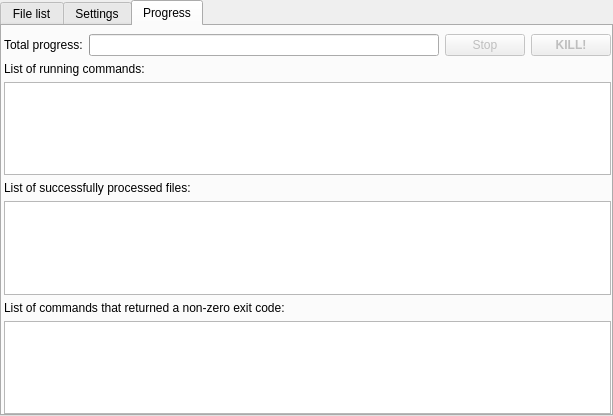
<?xml version="1.0" encoding="UTF-8"?>
<ui version="4.0">
 <class>MainWindow</class>
 <widget class="QMainWindow" name="MainWindow">
  <property name="geometry">
   <rect>
    <x>0</x>
    <y>0</y>
    <width>613</width>
    <height>416</height>
   </rect>
  </property>
  <property name="windowTitle">
   <string>QtJobs</string>
  </property>
  <property name="styleSheet">
   <string notr="true">QGroupBox { font-weight: bold; }</string>
  </property>
  <widget class="QWidget" name="centralWidget">
   <layout class="QVBoxLayout" name="verticalLayout_7">
    <property name="margin">
     <number>0</number>
    </property>
    <item>
     <widget class="QTabWidget" name="tabWidget">
      <property name="currentIndex">
       <number>2</number>
      </property>
      <widget class="QWidget" name="tab">
       <attribute name="title">
        <string>File list</string>
       </attribute>
       <layout class="QVBoxLayout" name="verticalLayout">
        <property name="leftMargin">
         <number>1</number>
        </property>
        <property name="topMargin">
         <number>4</number>
        </property>
        <property name="rightMargin">
         <number>0</number>
        </property>
        <property name="bottomMargin">
         <number>0</number>
        </property>
        <item>
         <layout class="QHBoxLayout" name="horizontalLayout">
          <item>
           <spacer name="horizontalSpacer_2">
            <property name="orientation">
             <enum>Qt::Horizontal</enum>
            </property>
            <property name="sizeType">
             <enum>QSizePolicy::Fixed</enum>
            </property>
            <property name="sizeHint" stdset="0">
             <size>
              <width>6</width>
              <height>20</height>
             </size>
            </property>
           </spacer>
          </item>
          <item>
           <widget class="QLabel" name="label_10">
            <property name="font">
             <font>
              <italic>true</italic>
             </font>
            </property>
            <property name="text">
             <string>Please add files to be processed by the command that you specify on the next tab.</string>
            </property>
           </widget>
          </item>
         </layout>
        </item>
        <item>
         <widget class="QListWidget" name="fileList">
          <property name="selectionMode">
           <enum>QAbstractItemView::ExtendedSelection</enum>
          </property>
         </widget>
        </item>
        <item>
         <layout class="QHBoxLayout" name="horizontalLayout_4">
          <item>
           <widget class="QPushButton" name="pushButton">
            <property name="text">
             <string>Add files</string>
            </property>
           </widget>
          </item>
          <item>
           <widget class="QPushButton" name="pushButton_2">
            <property name="text">
             <string>Remove selected</string>
            </property>
           </widget>
          </item>
          <item>
           <widget class="QPushButton" name="pushButton_3">
            <property name="text">
             <string>Remove all</string>
            </property>
           </widget>
          </item>
         </layout>
        </item>
       </layout>
      </widget>
      <widget class="QWidget" name="tab_2">
       <attribute name="title">
        <string>Settings</string>
       </attribute>
       <layout class="QVBoxLayout" name="verticalLayout_4">
        <property name="margin">
         <number>0</number>
        </property>
        <item>
         <widget class="QGroupBox" name="groupBox_5">
          <property name="title">
           <string>Profile settings</string>
          </property>
          <layout class="QVBoxLayout" name="verticalLayout_3">
           <item>
            <layout class="QGridLayout" name="gridLayout_2">
             <item row="0" column="0">
              <widget class="QLabel" name="label_3">
               <property name="text">
                <string>Profile:</string>
               </property>
               <property name="alignment">
                <set>Qt::AlignRight|Qt::AlignTrailing|Qt::AlignVCenter</set>
               </property>
              </widget>
             </item>
             <item row="0" column="1">
              <widget class="QComboBox" name="comboProfile">
               <property name="sizePolicy">
                <sizepolicy hsizetype="Expanding" vsizetype="Fixed">
                 <horstretch>0</horstretch>
                 <verstretch>0</verstretch>
                </sizepolicy>
               </property>
              </widget>
             </item>
             <item row="0" column="2">
              <widget class="QPushButton" name="pushButton_6">
               <property name="text">
                <string>Load</string>
               </property>
              </widget>
             </item>
             <item row="0" column="3">
              <widget class="QPushButton" name="pushButton_8">
               <property name="text">
                <string>Remove</string>
               </property>
              </widget>
             </item>
             <item row="1" column="0">
              <widget class="QLabel" name="label_4">
               <property name="text">
                <string>Save as:</string>
               </property>
               <property name="alignment">
                <set>Qt::AlignRight|Qt::AlignTrailing|Qt::AlignVCenter</set>
               </property>
              </widget>
             </item>
             <item row="1" column="1">
              <widget class="QLineEdit" name="profileEdit">
               <property name="toolTip">
                <string>If you leave this field empty, the selected profile will be overwritten.</string>
               </property>
              </widget>
             </item>
             <item row="1" column="2">
              <widget class="QPushButton" name="pushButton_7">
               <property name="text">
                <string>Save</string>
               </property>
              </widget>
             </item>
            </layout>
           </item>
          </layout>
         </widget>
        </item>
        <item>
         <widget class="QGroupBox" name="groupBox_3">
          <property name="title">
           <string>Output file name settings</string>
          </property>
          <layout class="QVBoxLayout" name="verticalLayout_5">
           <property name="margin">
            <number>2</number>
           </property>
           <item>
            <layout class="QGridLayout" name="gridLayout">
             <item row="0" column="1" colspan="2">
              <widget class="QLineEdit" name="extEdit">
               <property name="enabled">
                <bool>false</bool>
               </property>
               <property name="toolTip">
                <string>Enter the extension without the &quot;.&quot; prefix</string>
               </property>
              </widget>
             </item>
             <item row="1" column="0" colspan="3">
              <widget class="QRadioButton" name="radioSame">
               <property name="text">
                <string>Save each file to the original file's directory</string>
               </property>
               <attribute name="buttonGroup">
                <string>buttonGroup</string>
               </attribute>
              </widget>
             </item>
             <item row="0" column="0">
              <widget class="QCheckBox" name="extCb">
               <property name="text">
                <string>Change the file extension to:</string>
               </property>
              </widget>
             </item>
             <item row="2" column="0">
              <widget class="QRadioButton" name="radioOther">
               <property name="text">
                <string>Save all files to the following directory:</string>
               </property>
               <property name="checked">
                <bool>true</bool>
               </property>
               <attribute name="buttonGroup">
                <string>buttonGroup</string>
               </attribute>
              </widget>
             </item>
             <item row="2" column="1">
              <widget class="QLineEdit" name="outDirEdit"/>
             </item>
             <item row="2" column="2">
              <widget class="QPushButton" name="dirBtn">
               <property name="text">
                <string>...</string>
               </property>
              </widget>
             </item>
            </layout>
           </item>
          </layout>
         </widget>
        </item>
        <item>
         <widget class="QGroupBox" name="groupBox_2">
          <property name="title">
           <string>Command settings</string>
          </property>
          <layout class="QVBoxLayout" name="verticalLayout_9">
           <property name="margin">
            <number>2</number>
           </property>
           <item>
            <layout class="QHBoxLayout" name="horizontalLayout_3">
             <item>
              <widget class="QLabel" name="label">
               <property name="text">
                <string>Command:</string>
               </property>
              </widget>
             </item>
             <item>
              <widget class="QLineEdit" name="commandEdit"/>
             </item>
            </layout>
           </item>
           <item>
            <widget class="QLabel" name="label_2">
             <property name="text">
              <string>&lt;!DOCTYPE HTML PUBLIC &quot;-//W3C//DTD HTML 4.0//EN&quot; &quot;http://www.w3.org/TR/REC-html40/strict.dtd&quot;&gt;
&lt;html&gt;&lt;head&gt;&lt;meta name=&quot;qrichtext&quot; content=&quot;1&quot; /&gt;&lt;style type=&quot;text/css&quot;&gt;
p, li { white-space: pre-wrap; }
&lt;/style&gt;&lt;/head&gt;&lt;body style=&quot; font-family:'Sans Serif'; font-size:9pt; font-weight:400; font-style:normal;&quot;&gt;
&lt;p style=&quot; margin-top:0px; margin-bottom:0px; margin-left:0px; margin-right:0px; -qt-block-indent:0; text-indent:0px;&quot;&gt;&lt;span style=&quot; font-family:'DejaVu Sans'; font-size:10pt; font-weight:600;&quot;&gt;Note&lt;/span&gt;&lt;span style=&quot; font-family:'DejaVu Sans'; font-size:10pt;&quot;&gt;: Variable &lt;/span&gt;&lt;span style=&quot; font-family:'DejaVu Sans'; font-size:10pt; font-style:italic;&quot;&gt;$FILE&lt;/span&gt;&lt;span style=&quot; font-family:'DejaVu Sans'; font-size:10pt;&quot;&gt; will be substituted for the input file name and &lt;/span&gt;&lt;span style=&quot; font-family:'DejaVu Sans'; font-size:10pt; font-style:italic;&quot;&gt;$OFILE&lt;/span&gt;&lt;span style=&quot; font-family:'DejaVu Sans'; font-size:10pt;&quot;&gt; for the output one.&lt;/span&gt;&lt;/p&gt;&lt;/body&gt;&lt;/html&gt;</string>
             </property>
            </widget>
           </item>
          </layout>
         </widget>
        </item>
        <item>
         <widget class="QGroupBox" name="groupBox_4">
          <property name="title">
           <string>Launch settings</string>
          </property>
          <layout class="QVBoxLayout" name="verticalLayout_2">
           <property name="margin">
            <number>2</number>
           </property>
           <item>
            <layout class="QHBoxLayout" name="horizontalLayout_6">
             <item>
              <widget class="QCheckBox" name="threadcountCb">
               <property name="text">
                <string>Use this thread count:</string>
               </property>
              </widget>
             </item>
             <item>
              <widget class="QSpinBox" name="threadBox">
               <property name="minimum">
                <number>1</number>
               </property>
               <property name="maximum">
                <number>64</number>
               </property>
               <property name="value">
                <number>2</number>
               </property>
              </widget>
             </item>
             <item>
              <widget class="QLabel" name="label_5">
               <property name="sizePolicy">
                <sizepolicy hsizetype="Minimum" vsizetype="Fixed">
                 <horstretch>0</horstretch>
                 <verstretch>0</verstretch>
                </sizepolicy>
               </property>
               <property name="text">
                <string>(instead of using the auto-detection)</string>
               </property>
              </widget>
             </item>
             <item>
              <spacer name="horizontalSpacer">
               <property name="orientation">
                <enum>Qt::Horizontal</enum>
               </property>
               <property name="sizeHint" stdset="0">
                <size>
                 <width>40</width>
                 <height>20</height>
                </size>
               </property>
              </spacer>
             </item>
            </layout>
           </item>
           <item>
            <widget class="QPushButton" name="runBtn">
             <property name="styleSheet">
              <string notr="true">font-weight: bold;</string>
             </property>
             <property name="text">
              <string>RUN!</string>
             </property>
            </widget>
           </item>
           <item>
            <spacer name="verticalSpacer">
             <property name="orientation">
              <enum>Qt::Vertical</enum>
             </property>
             <property name="sizeHint" stdset="0">
              <size>
               <width>20</width>
               <height>1</height>
              </size>
             </property>
            </spacer>
           </item>
          </layout>
         </widget>
        </item>
       </layout>
      </widget>
      <widget class="QWidget" name="tab_3">
       <attribute name="title">
        <string>Progress</string>
       </attribute>
       <layout class="QVBoxLayout" name="verticalLayout_6">
        <property name="leftMargin">
         <number>2</number>
        </property>
        <property name="topMargin">
         <number>8</number>
        </property>
        <property name="rightMargin">
         <number>0</number>
        </property>
        <property name="bottomMargin">
         <number>0</number>
        </property>
        <item>
         <layout class="QHBoxLayout" name="horizontalLayout_7">
          <item>
           <widget class="QLabel" name="label_7">
            <property name="text">
             <string>Total progress:</string>
            </property>
           </widget>
          </item>
          <item>
           <widget class="QProgressBar" name="progressBar">
            <property name="maximum">
             <number>1</number>
            </property>
            <property name="value">
             <number>0</number>
            </property>
            <property name="format">
             <string/>
            </property>
           </widget>
          </item>
          <item>
           <widget class="QPushButton" name="stopBtn">
            <property name="enabled">
             <bool>false</bool>
            </property>
            <property name="toolTip">
             <string>This will let finish the running commands and prevent the rest of them from starting</string>
            </property>
            <property name="text">
             <string>Stop</string>
            </property>
           </widget>
          </item>
          <item>
           <widget class="QPushButton" name="killBtn">
            <property name="enabled">
             <bool>false</bool>
            </property>
            <property name="font">
             <font>
              <weight>75</weight>
              <bold>true</bold>
             </font>
            </property>
            <property name="toolTip">
             <string>This will immediately kill all the running commands and prevent the rest of them from starting</string>
            </property>
            <property name="text">
             <string>KILL!</string>
            </property>
           </widget>
          </item>
         </layout>
        </item>
        <item>
         <widget class="QLabel" name="label_6">
          <property name="text">
           <string>List of running commands:</string>
          </property>
         </widget>
        </item>
        <item>
         <widget class="QListWidget" name="commandList"/>
        </item>
        <item>
         <widget class="QLabel" name="label_8">
          <property name="text">
           <string>List of successfully processed files:</string>
          </property>
         </widget>
        </item>
        <item>
         <widget class="QListWidget" name="processedList"/>
        </item>
        <item>
         <widget class="QLabel" name="label_9">
          <property name="text">
           <string>List of commands that returned a non-zero exit code:</string>
          </property>
         </widget>
        </item>
        <item>
         <widget class="QListWidget" name="errorList"/>
        </item>
       </layout>
      </widget>
     </widget>
    </item>
   </layout>
  </widget>
 </widget>
 <layoutdefault spacing="6" margin="11"/>
 <resources/>
 <connections>
  <connection>
   <sender>radioOther</sender>
   <signal>toggled(bool)</signal>
   <receiver>outDirEdit</receiver>
   <slot>setEnabled(bool)</slot>
   <hints>
    <hint type="sourcelabel">
     <x>215</x>
     <y>229</y>
    </hint>
    <hint type="destinationlabel">
     <x>581</x>
     <y>230</y>
    </hint>
   </hints>
  </connection>
  <connection>
   <sender>radioOther</sender>
   <signal>toggled(bool)</signal>
   <receiver>dirBtn</receiver>
   <slot>setEnabled(bool)</slot>
   <hints>
    <hint type="sourcelabel">
     <x>159</x>
     <y>229</y>
    </hint>
    <hint type="destinationlabel">
     <x>623</x>
     <y>231</y>
    </hint>
   </hints>
  </connection>
  <connection>
   <sender>radioSame</sender>
   <signal>toggled(bool)</signal>
   <receiver>MainWindow</receiver>
   <slot>forceExtensionChange(bool)</slot>
   <hints>
    <hint type="sourcelabel">
     <x>577</x>
     <y>203</y>
    </hint>
    <hint type="destinationlabel">
     <x>616</x>
     <y>222</y>
    </hint>
   </hints>
  </connection>
  <connection>
   <sender>extCb</sender>
   <signal>toggled(bool)</signal>
   <receiver>extEdit</receiver>
   <slot>setEnabled(bool)</slot>
   <hints>
    <hint type="sourcelabel">
     <x>100</x>
     <y>177</y>
    </hint>
    <hint type="destinationlabel">
     <x>623</x>
     <y>178</y>
    </hint>
   </hints>
  </connection>
  <connection>
   <sender>pushButton</sender>
   <signal>clicked()</signal>
   <receiver>MainWindow</receiver>
   <slot>addFiles()</slot>
   <hints>
    <hint type="sourcelabel">
     <x>56</x>
     <y>467</y>
    </hint>
    <hint type="destinationlabel">
     <x>547</x>
     <y>22</y>
    </hint>
   </hints>
  </connection>
  <connection>
   <sender>pushButton_2</sender>
   <signal>clicked()</signal>
   <receiver>MainWindow</receiver>
   <slot>removeSelectedFiles()</slot>
   <hints>
    <hint type="sourcelabel">
     <x>301</x>
     <y>460</y>
    </hint>
    <hint type="destinationlabel">
     <x>397</x>
     <y>23</y>
    </hint>
   </hints>
  </connection>
  <connection>
   <sender>pushButton_3</sender>
   <signal>clicked()</signal>
   <receiver>fileList</receiver>
   <slot>clear()</slot>
   <hints>
    <hint type="sourcelabel">
     <x>432</x>
     <y>462</y>
    </hint>
    <hint type="destinationlabel">
     <x>400</x>
     <y>121</y>
    </hint>
   </hints>
  </connection>
  <connection>
   <sender>pushButton_8</sender>
   <signal>clicked()</signal>
   <receiver>MainWindow</receiver>
   <slot>removeSelectedProfile()</slot>
   <hints>
    <hint type="sourcelabel">
     <x>590</x>
     <y>76</y>
    </hint>
    <hint type="destinationlabel">
     <x>638</x>
     <y>45</y>
    </hint>
   </hints>
  </connection>
  <connection>
   <sender>pushButton_7</sender>
   <signal>clicked()</signal>
   <receiver>MainWindow</receiver>
   <slot>saveProfile()</slot>
   <hints>
    <hint type="sourcelabel">
     <x>502</x>
     <y>105</y>
    </hint>
    <hint type="destinationlabel">
     <x>638</x>
     <y>95</y>
    </hint>
   </hints>
  </connection>
  <connection>
   <sender>pushButton_6</sender>
   <signal>clicked()</signal>
   <receiver>MainWindow</receiver>
   <slot>loadSelectedProfile()</slot>
   <hints>
    <hint type="sourcelabel">
     <x>510</x>
     <y>72</y>
    </hint>
    <hint type="destinationlabel">
     <x>638</x>
     <y>34</y>
    </hint>
   </hints>
  </connection>
  <connection>
   <sender>runBtn</sender>
   <signal>clicked()</signal>
   <receiver>MainWindow</receiver>
   <slot>runJobs()</slot>
   <hints>
    <hint type="sourcelabel">
     <x>357</x>
     <y>458</y>
    </hint>
    <hint type="destinationlabel">
     <x>394</x>
     <y>501</y>
    </hint>
   </hints>
  </connection>
  <connection>
   <sender>stopBtn</sender>
   <signal>clicked()</signal>
   <receiver>MainWindow</receiver>
   <slot>stopJobs()</slot>
   <hints>
    <hint type="sourcelabel">
     <x>515</x>
     <y>31</y>
    </hint>
    <hint type="destinationlabel">
     <x>511</x>
     <y>-2</y>
    </hint>
   </hints>
  </connection>
  <connection>
   <sender>killBtn</sender>
   <signal>clicked()</signal>
   <receiver>MainWindow</receiver>
   <slot>killJobs()</slot>
   <hints>
    <hint type="sourcelabel">
     <x>580</x>
     <y>41</y>
    </hint>
    <hint type="destinationlabel">
     <x>577</x>
     <y>-5</y>
    </hint>
   </hints>
  </connection>
 </connections>
 <slots>
  <slot>addFiles()</slot>
  <slot>removeSelectedFiles()</slot>
  <slot>forceExtensionChange(bool)</slot>
  <slot>removeSelectedProfile()</slot>
  <slot>saveProfile()</slot>
  <slot>loadSelectedProfile()</slot>
  <slot>runJobs()</slot>
  <slot>stopJobs()</slot>
  <slot>killJobs()</slot>
 </slots>
 <buttongroups>
  <buttongroup name="buttonGroup"/>
 </buttongroups>
</ui>
